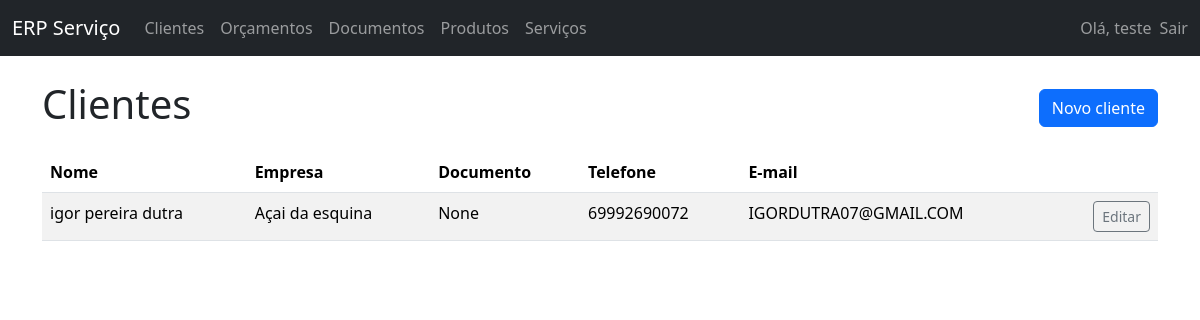
/clientes/ (signed in), run on the app's committed database.
### core/models.py (models this page shows, shortened)
class Cliente(models.Model):
    empresa = models.ForeignKey(Empresa, on_delete=models.CASCADE)
    nome = models.CharField(max_length=150)
    documento = models.CharField(max_length=20, blank=True, null=True)
    telefone = models.CharField(max_length=20, blank=True, null=True)
    email = models.EmailField(blank=True, null=True)
    observacoes = models.TextField(blank=True, null=True)
    criado_em = models.DateTimeField(auto_now_add=True)

class Empresa(models.Model):
    RAMO_CHOICES = [
        ('GERAL', 'Geral / Outros'),
        ('AUTO', 'Automotivo (lava jato, oficina, etc.)'),
    ]
    nome_fantasia = models.CharField(max_length=150)
    documento = models.CharField(max_length=20, blank=True, null=True)  # CPF/CNPJ
    email = models.EmailField(blank=True, null=True)
    telefone = models.CharField(max_length=20, blank=True, null=True)
    ativo = models.BooleanField(default=True)
    ramo = models.CharField(
        max_length=20,
        choices=RAMO_CHOICES,
        default='GERAL',
    )
    criado_em = models.DateTimeField(auto_now_add=True)

### core/views.py (the view)
# urls.py: path('clientes/', views.cliente_list, name='cliente_list'),
@login_required
def cliente_list(request):
    empresa = get_empresa_from_user(request.user)
    clientes = Cliente.objects.filter(empresa=empresa).order_by('nome')
    return render(request, 'core/cliente_list.html', {'clientes': clientes})

### core/utils.py (called while the page is built)
def get_empresa_from_user(user):
    if not hasattr(user, 'perfil'):
        raise ImproperlyConfigured('Usuário sem perfil configurado.')
    return user.perfil.empresa

### core/templates/core/cliente_list.html (shortened to what this page needs)
{% extends 'core/base.html' %}
{% block content %}
<div class="d-flex justify-content-between align-items-center mb-3">
    <h1>Clientes</h1>
    <a href="{% url 'core:cliente_create' %}" class="btn btn-primary">Novo cliente</a>
</div>
<table class="table table-striped table-hover">
    <thead>
        <tr>
            <th>Nome</th>
            <th>Empresa</th>
            <th>Documento</th>
            <th>Telefone</th>
            <th>E-mail</th>
            <th></th>
        </tr>
    </thead>
    <tbody>
    {% for cliente in clientes %}
        <tr>
            <td>{{ cliente.nome }}</td>
            <td>{{ cliente.empresa.nome_fantasia }}</td>
            <td>{{ cliente.documento }}</td>
            <td>{{ cliente.telefone }}</td>
            <td>{{ cliente.email }}</td>
            <td class="text-end">
                <a href="{% url 'core:cliente_update' cliente.pk %}"
                   class="btn btn-sm btn-outline-secondary">Editar</a>
            </td>
        </tr>
    {% empty %}
        <tr>
            <td colspan="6" class="text-center">Nenhum cliente cadastrado.</td>
        </tr>
    {% endfor %}
    </tbody>
</table>
{% endblock %}

### core/templates/core/base.html (shortened to what this page needs)
<!DOCTYPE html>
<html lang="pt-br">
<head>
  <link href="https://cdn.jsdelivr.net/npm/bootstrap@5.3.3/dist/css/bootstrap.min.css" rel="stylesheet">
</head>
<body>
  <nav class="navbar navbar-expand-lg navbar-dark bg-dark mb-4">
    <div class="container-fluid">
      <a class="navbar-brand" href="{% url 'core:dashboard' %}">ERP Serviço</a>
      <div class="collapse navbar-collapse" id="navbarNav">
        <ul class="navbar-nav me-auto mb-2 mb-lg-0">
          <li class="nav-item">
            <a class="nav-link" href="{% url 'core:cliente_list' %}">Clientes</a>
          </li>
          <li class="nav-item">
            <a class="nav-link" href="{% url 'core:orcamento_list' %}">Orçamentos</a>
          </li>
          <li class="nav-item">
            <a class="nav-link" href="{% url 'core:documento_list' %}">Documentos</a>
          </li>
          <li class="nav-item">
            <a class="nav-link" href="{% url 'core:produto_list' %}">Produtos</a>
          </li>
          <li class="nav-item">
            <a class="nav-link" href="{% url 'core:servico_list' %}">Serviços</a>
          </li>
        </ul>
        <ul class="navbar-nav ms-auto mb-2 mb-lg-0">
          {% if user.is_authenticated %}
          <li class="nav-item me-2">
            <span class="navbar-text">
              Olá, {{ user.username }}
            </span>
          </li>
          <li class="nav-item">
            <form method="post" action="{% url 'logout' %}">
              <button type="submit" class="nav-link btn btn-link p-0 m-0 align-baseline">
                Sair
              </button>
            </form>
          </li>
          {% else %}
          <li class="nav-item">
            <a class="nav-link" href="{% url 'login' %}">Entrar</a>
          </li>
          {% endif %}
        </ul>
      </div>
    </div>
  </nav>
  <div class="container">
    {% block content %}{% endblock %}
  </div>
</body>
</html>

### data on the page
Cliente: nome "igor pereira dutra", empresa.nome_fantasia "Açai da esquina", documento "None", telefone "69992690072", email "IGORDUTRA07@GMAIL.COM"

### other printed values
{{ user.username }} "teste"
